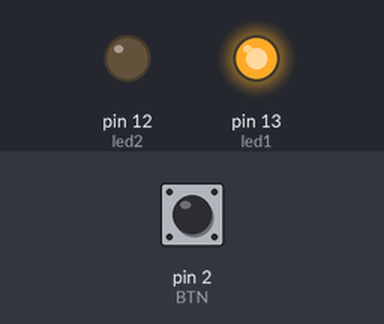
The sketch below on a simulated Arduino Uno, built with avr-gcc and run on an emulated ATmega328P. Shown: output pins drawn as LEDs (lit = HIGH). The inputs (shaded band) are chosen by the test bench; at power-on: pin 2 (BTN) LOW.

Above: at 1.2 s.
1.3 s: pin 2 (BTN) pulled HIGH for 3 s
At 6.2 s:
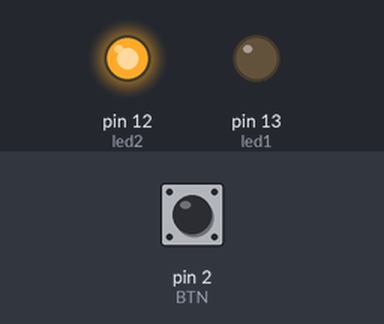
At 16.2 s:
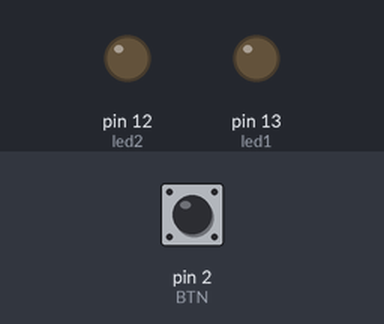
Timing chart, 0 to 21.5 s (numbered marks = the images above; inputs shaded):
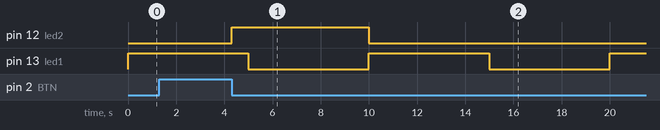

The sketch:

ejemplo.30.ino
```cpp
#define led1 13
#define led2 12
#define time  5000
#define BTN 2
bool flag=false;

void setup(){
  pinMode(led1,OUTPUT);
  pinMode(led2,OUTPUT);
  pinMode(BTN,INPUT);
  attachInterrupt(digitalPinToInterrupt(BTN), interrumpir,FALLING);

}

void loop(){
  digitalWrite(led1,1);
  delay(time);
  digitalWrite(led1,0);
  delay(time);
  if(digitalRead(BTN)){
    digitalWrite(led2,1);
  }
     else{
       digitalWrite(led2,0);
     }
     }
void interrumpir(){
  flag!=flag;
  digitalWrite(led2,1);
}
```

Measured:
- after the input at 1.3 s, pin 12 (led2): LOW → HIGH after 3.0 s, → LOW 5.7 s later
- by itself, pin 13 (led1): alternates HIGH for 5.0 s and LOW for 5.0 s
